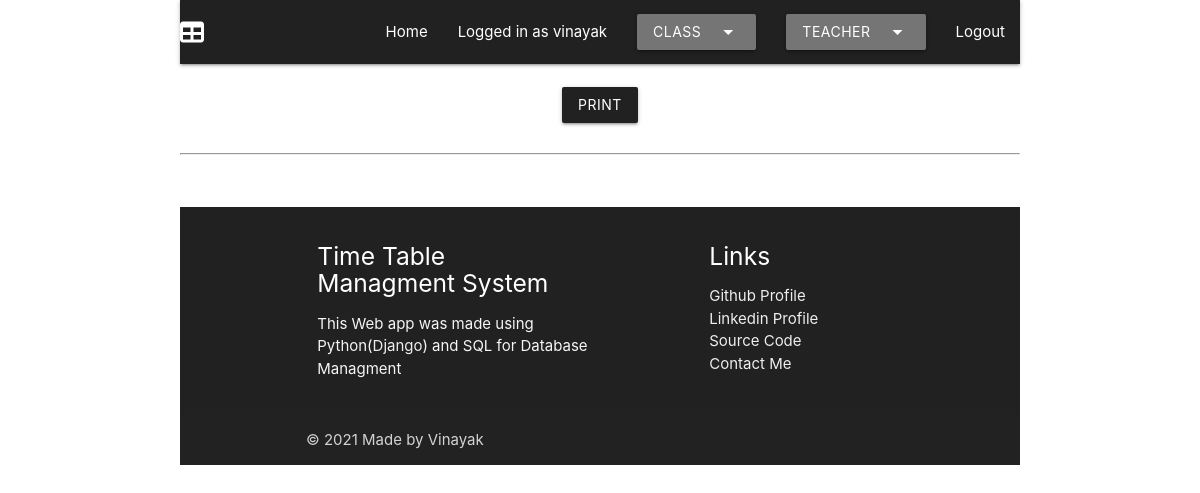
The app's page /teacher_all/ (signed in), older data.
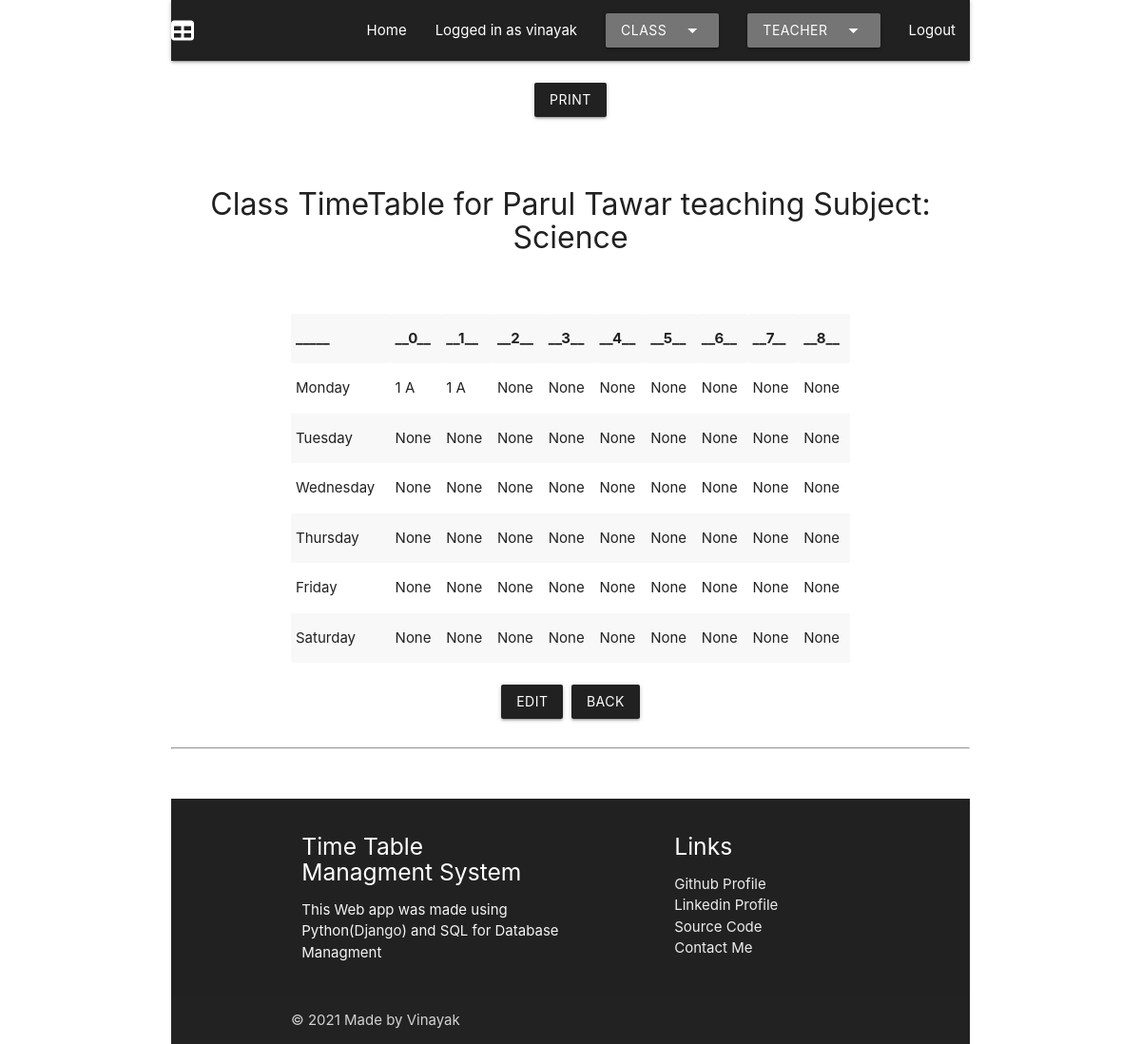
The same page, newer data.
### app1/models.py (models this page shows, shortened)
class Teacher(models.Model):
    classes = models.ManyToManyField(Class)
    First_Name = models.CharField(max_length=100)
    Last_Name = models.CharField(max_length=100)
    Subject = models.CharField(max_length=100)
    Monday_0 = models.CharField(max_length=200, null=True, blank=True)
    Monday_1 = models.CharField(max_length=200, null=True, blank=True)
    Monday_2 = models.CharField(max_length=200, null=True, blank=True)
    Monday_3 = models.CharField(max_length=200, null=True, blank=True)
    Monday_4 = models.CharField(max_length=200, null=True, blank=True)
    Monday_5 = models.CharField(max_length=200, null=True, blank=True)
    Monday_6 = models.CharField(max_length=200, null=True, blank=True)
    Monday_7 = models.CharField(max_length=200, null=True, blank=True)
    Monday_8 = models.CharField(max_length=200, null=True, blank=True)
    Tuesday_0 = models.CharField(max_length=200, null=True, blank=True)
    Tuesday_1 = models.CharField(max_length=200, null=True, blank=True)
    Tuesday_2 = models.CharField(max_length=200, null=True, blank=True)
    Tuesday_3 = models.CharField(max_length=200, null=True, blank=True)
    Tuesday_4 = models.CharField(max_length=200, null=True, blank=True)
    Tuesday_5 = models.CharField(max_length=200, null=True, blank=True)
    Tuesday_6 = models.CharField(max_length=200, null=True, blank=True)
    Tuesday_7 = models.CharField(max_length=200, null=True, blank=True)
    Tuesday_8 = models.CharField(max_length=200, null=True, blank=True)
    Wednesday_0 = models.CharField(max_length=200, null=True, blank=True)
    Wednesday_1 = models.CharField(max_length=200, null=True, blank=True)
    Wednesday_2 = models.CharField(max_length=200, null=True, blank=True)
    Wednesday_3 = models.CharField(max_length=200, null=True, blank=True)
    Wednesday_4 = models.CharField(max_length=200, null=True, blank=True)
    Wednesday_5 = models.CharField(max_length=200, null=True, blank=True)
    Wednesday_6 = models.CharField(max_length=200, null=True, blank=True)
    Wednesday_7 = models.CharField(max_length=200, null=True, blank=True)
    Wednesday_8 = models.CharField(max_length=200, null=True, blank=True)
    Thursday_0 = models.CharField(max_length=200, null=True, blank=True)
    Thursday_1 = models.CharField(max_length=200, null=True, blank=True)
    Thursday_2 = models.CharField(max_length=200, null=True, blank=True)
    Thursday_3 = models.CharField(max_length=200, null=True, blank=True)
    Thursday_4 = models.CharField(max_length=200, null=True, blank=True)
    Thursday_5 = models.CharField(max_length=200, null=True, blank=True)
    Thursday_6 = models.CharField(max_length=200, null=True, blank=True)
    Thursday_7 = models.CharField(max_length=200, null=True, blank=True)
    Thursday_8 = models.CharField(max_length=200, null=True, blank=True)
    Friday_0 = models.CharField(max_length=200, null=True, blank=True)
    Friday_1 = models.CharField(max_length=200, null=True, blank=True)
    Friday_2 = models.CharField(max_length=200, null=True, blank=True)
    Friday_3 = models.CharField(max_length=200, null=True, blank=True)
    Friday_4 = models.CharField(max_length=200, null=True, blank=True)
    Friday_5 = models.CharField(max_length=200, null=True, blank=True)
    Friday_6 = models.CharField(max_length=200, null=True, blank=True)
    Friday_7 = models.CharField(max_length=200, null=True, blank=True)
    Friday_8 = models.CharField(max_length=200, null=True, blank=True)
    Saturday_0 = models.CharField(max_length=200, null=True, blank=True)
    Saturday_1 = models.CharField(max_length=200, null=True, blank=True)
    Saturday_2 = models.CharField(max_length=200, null=True, blank=True)
    Saturday_3 = models.CharField(max_length=200, null=True, blank=True)
    Saturday_4 = models.CharField(max_length=200, null=True, blank=True)
    Saturday_5 = models.CharField(max_length=200, null=True, blank=True)
    Saturday_6 = models.CharField(max_length=200, null=True, blank=True)
    Saturday_7 = models.CharField(max_length=200, null=True, blank=True)
    Saturday_8 = models.CharField(max_length=200, null=True, blank=True)

### app1/views.py (the view)
# urls.py: path('teacher_all/', views.teacher_all, name = "teacher_all"),
def teacher_all(request):
    assert isinstance(request, HttpRequest)
    if request.user.is_authenticated:
        cl = Teacher.objects.all()
        messages.info(request, f"You are Viewing Time table for all teachers")
        return render(
            request,
            "app1/teacher_all.html",
            {
                'title': "Class Timetable for all Teachers",
                'year': datetime.now().year,
                'classes': cl,
            }
        )
    else:
        return redirect("app1:login")

### app1/templates/app1/teacher_all.html
{% extends 'app1/layout.html' %}
{% block content %}
<br />
<div class = "container center">
    <button class="btn btn-outline-info grey darken-4 noprint center" onclick="window.# print()">Print</button>
</div>
<br />
{% for class in classes %}
    <br />
    <h3 align = "center">
        Class TimeTable for {{ class.First_Name }} {{ class.Last_Name }} teaching Subject: {{ class.Subject }}
    </h3>
    <br />
    <table class="highlight striped responsive-table container">
        <tr>
            <th>_____</th> <th>__0__</th>      <th>__1__</th>      <th>__2__</th>      <th>__3__</th>      <th>__4__</th>      <th>__5__</th>      <th>__6__</th>      <th>__7__</th>      <th>__8__</th>
        </tr>
        <tr>
            <td>Monday</td><td>{{ class.Monday_0 }}</td><td>{{ class.Monday_1 }}</td><td>{{ class.Monday_2 }}</td><td>{{ class.Monday_3 }}</td><td>{{ class.Monday_4 }}</td><td>{{ class.Monday_5 }}</td><td>{{ class.Monday_6 }}</td><td>{{ class.Monday_7 }}</td><td>{{ class.Monday_8 }}</td>
        </tr><br />
        <tr>
            <td>Tuesday</td><td>{{ class.Tuesday_0 }}</td><td>{{ class.Tuesday_1 }}</td><td>{{ class.Tuesday_2 }}</td><td>{{ class.Tuesday_3 }}</td><td>{{ class.Tuesday_4 }}</td><td>{{ class.Tuesday_5 }}</td><td>{{ class.Tuesday_6 }}</td><td>{{ class.Tuesday_7 }}</td><td>{{ class.Tuesday_8 }}</td>
        </tr>
        <tr>
            <td>Wednesday</td><td>{{ class.Wednesday_0 }}</td><td>{{ class.Wednesday_1 }}</td><td>{{ class.Wednesday_2 }}</td><td>{{ class.Wednesday_3 }}</td><td>{{ class.Wednesday_4 }}</td><td>{{ class.Wednesday_5 }}</td><td>{{ class.Wednesday_6 }}</td><td>{{ class.Wednesday_7 }}</td><td>{{ class.Wednesday_8 }}</td>
        </tr>
        <tr>
            <td>Thursday</td><td>{{ class.Thursday_0 }}</td><td>{{ class.Thursday_1 }}</td><td>{{ class.Thursday_2 }}</td><td>{{ class.Thursday_3 }}</td><td>{{ class.Thursday_4 }}</td><td>{{ class.Thursday_5 }}</td><td>{{ class.Thursday_6 }}</td><td>{{ class.Thursday_7 }}</td><td>{{ class.Thursday_8 }}</td>
        </tr>
        <tr>
            <td>Friday</td><td>{{ class.Friday_0 }}</td><td>{{ class.Friday_1 }}</td><td>{{ class.Friday_2 }}</td><td>{{ class.Friday_3 }}</td><td>{{ class.Friday_4 }}</td><td>{{ class.Friday_5 }}</td><td>{{ class.Friday_6 }}</td><td>{{ class.Friday_7 }}</td><td>{{ class.Friday_8 }}</td>
        </tr>
        <tr>
            <td>Saturday</td><td>{{ class.Saturday_0 }}</td><td>{{ class.Saturday_1 }}</td><td>{{ class.Saturday_2 }}</td><td>{{ class.Saturday_3 }}</td><td>{{ class.Saturday_4 }}</td><td>{{ class.Saturday_5 }}</td><td>{{ class.Saturday_6 }}</td><td>{{ class.Saturday_7 }}</td><td>{{ class.Saturday_8 }}</td>
        </tr>
    </table>
    <br />
    <div class = "container center">
       <button class="btn btn-outline-info grey noprint darken-4" onclick="document.location = '/teacher/edit/{{ class.id }}'">Edit</button>&nbsp;&nbsp;<button class="btn btn-outline-info grey noprint darken-4" onclick="document.location = '/'">Back</button>
    </div>
    <br />
    {% endfor %}
    {% endblock %}

### app1/templates/app1/layout.html (shortened to what this page needs)
<!DOCTYPE html>
<head>
    {% load static %}
    <link rel="stylesheet" href="https://cdnjs.cloudflare.com/ajax/libs/materialize/1.0.0/css/materialize.min.css" media="print">
    <link rel="stylesheet" href="https://cdnjs.cloudflare.com/ajax/libs/materialize/1.0.0/css/materialize.min.css" media="screen">
    <link rel="stylesheet" href="https://cdnjs.cloudflare.com/ajax/libs/font-awesome/4.7.0/css/font-awesome.min.css">
</head>
<body>
    {% include "app1/include/navbar.html" %}
    <div class="container body-content">
        {% block content %}
        {% endblock %}
        <hr/>
    </div>
    {% include "app1/include/footer.html" %}
</body>
</html>

### app1/templates/app1/include/navbar.html (shortened to what this page needs)
<div class="container noprint">
  <nav class="grey darken-4 sidenav-trigger">
      <div class="nav-wrapper">
        <a href="#!" class="brand-logo">&nbsp;&nbsp;<i class="fas fa-table">&nbsp;&nbsp;</i>&nbsp;&nbsp;</a>
        <ul class="right hide-on-med-and-down">
          <li><a href="/">Home</a></li>
          {% if request.user.is_authenticated %}
            <li><a href="{% if request.user.is_superuser %}/admin {% else %}/user{% endif %}">Logged in as {{ request.user.username }}</a></li>
            <li><a class='dropdown-trigger btn grey darken-1' href='#' data-target='dropdown1'>Class<i class="material-icons right">arrow_drop_down</i></a></li>
            <li><a class='dropdown-trigger btn grey darken-1' href='#' data-target='dropdown2'>Teacher<i class="material-icons right">arrow_drop_down</i></a></li>
            <li><a href="/logout">Logout</a></li>
          {% elif not request.user.is_authenticated %}
            <li><a href="/login">Login</a></li>
          {% endif %}
        </ul>
      </div>
  </nav>
</div>

### app1/templates/app1/include/footer.html
<br />
<br />
<div class="container noprint">
    <footer class="page-footer grey darken-4">
          <div class="container">
            <div class="row">
              <div class="col l6 s12">
                <h5 class="white-text">
                  Time Table Managment System
                </h5>
                <p class="grey-text text-lighten-4">
                  This Web app was made using Python(<a class="grey-text text-lighten-3" href="https://docs.djangoproject.com/">Django</a>) and SQL for Database Managment
                </p>
              </div>
              <div class="col l4 offset-l2 s12">
                <h5 class="white-text">Links</h5>
                <ul>
                  <li><a class="grey-text text-lighten-3" href="https://github.com/vini7148">Github Profile</a></li>
                  <li><a class="grey-text text-lighten-3" href="https://www.linkedin.com/in/vinayak-goswami-9bba221a2/">Linkedin Profile</a></li>
                  <li><a class="grey-text text-lighten-3" href="https://github.com/vini7148">Source Code</a></li>
                  <li><a class="grey-text text-lighten-3" href="mailto:vinayakg.co18@nsut.ac.in">Contact Me</a></li>
                </ul>
              </div>
            </div>
          </div>
          <div class="footer-copyright">
            <div class="container">
              &copy; {{ year }}  Made by Vinayak
            </div>
          </div>
        </footer>
    </div>

### app1/templates/app1/layout.html (style rules this page uses)
body { display: flex; min-height: 100vh; flex-direction: column; }
h3 { font-size: 4vh; }

Row changes from the older to the newer data that the page shows:
added Teacher: First_Name "Parul", Last_Name "Tawar", Subject "Science", Monday_0 "1 A", Monday_1 "1 A", Monday_2 "None", Monday_3 "None", Monday_4 "None", Monday_5 "None", Monday_6 "None", Monday_7 "None", Monday_8 "None", Tuesday_0 "None", Tuesday_1 "None", Tuesday_2 "None", Tuesday_3 "None", Tuesday_4 "None", Tuesday_5 "None", Tuesday_6 "None", Tuesday_7 "None", Tuesday_8 "None", Wednesday_0 "None", Wednesday_1 "None", Wednesday_2 "None", Wednesday_3 "None", Wednesday_4 "None", Wednesday_5 "None", Wednesday_6 "None", Wednesday_7 "None", Wednesday_8 "None", Thursday_0 "None", Thursday_1 "None", Thursday_2 "None", Thursday_3 "None", Thursday_4 "None", Thursday_5 "None", Thursday_6 "None", Thursday_7 "None", Thursday_8 "None", Friday_0 "None", Friday_1 "None", Friday_2 "None", Friday_3 "None", Friday_4 "None", Friday_5 "None", Friday_6 "None", Friday_7 "None", Friday_8 "None", Saturday_0 "None", Saturday_1 "None", Saturday_2 "None", Saturday_3 "None", Saturday_4 "None", Saturday_5 "None", Saturday_6 "None", Saturday_7 "None", Saturday_8 "None"
